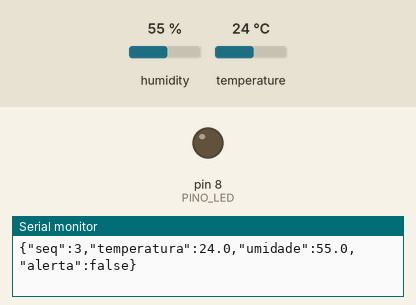
Bench run of a sketch on a simulated Arduino Uno, built with avr-gcc and run on an emulated ATmega328P. On the bench: output pins drawn as LEDs (lit = HIGH), the last lines printed to the serial monitor. The inputs (shaded band) are chosen by the test bench; at power-on: temperature 24 °C, humidity 55 %.

Above: at 6.8 s.
6.9 s: temperature set to 31.5 °C
12.3 s: temperature set to 32.7 °C
At 14.3 s:
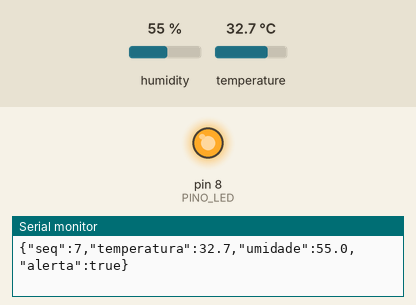
17.7 s: temperature set to 12 °C
At 18.6 s:
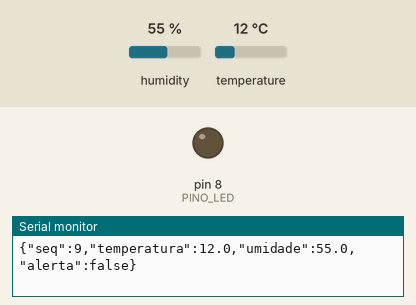
23.1 s: temperature set to 33 °C
At 27.1 s:
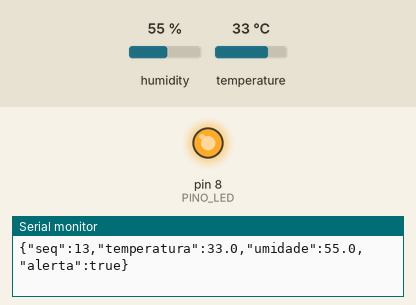
Timing chart, 0 to 28.6 s (numbered marks = the images above; inputs shaded):
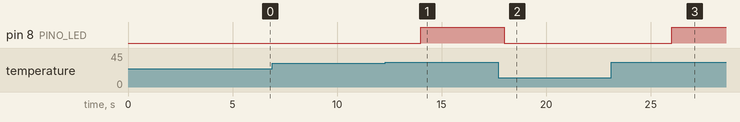

The sketch:

refugio_dht11.ino
```cpp
/*
 * REFÚGIO - Protótipo IoT (Global Solution 2026/2 - CitizenTech)
 * Arduino Uno + DHT11 (circuito físico) ou DHT22 (simulação no Wokwi) + LED
 *
 * - Lê temperatura e umidade a cada 2 segundos, sem delay() bloqueante
 * - Acende o LED quando a temperatura é >= 32 °C (limiar DIDÁTICO, não é
 *   critério oficial de risco à saúde) e apaga abaixo disso
 * - Envia cada leitura pela Serial (USB, 9600 baud) como UM objeto JSON por linha:
 *     {"seq":12,"temperatura":27.0,"umidade":61.0,"alerta":false}
 *     {"seq":13,"erro":"falha_leitura_dht11"}            (falha de leitura)
 *   "seq" começa em 1 a cada reinício e identifica a ordem das tentativas de
 *   leitura. A identificação do ponto (REFUGIO-UNO-01) é enviada na linha de
 *   status ao ligar e acrescentada pelo gateway em cada medição.
 *
 * Biblioteca: "DHT sensor library" (Adafruit) + "Adafruit Unified Sensor"
 */

#include <DHT.h>

// O Wokwi (simulador) não tem DHT11, só DHT22. Para simular, deixe a linha
// abaixo ativa. ANTES do upload para um Arduino físico com DHT11, comente-a
// (// #define SIMULACAO_WOKWI); caso contrário a biblioteca usará o protocolo do DHT22.
#define SIMULACAO_WOKWI

#define PINO_DHT      2       // pino de dados do sensor
#ifdef SIMULACAO_WOKWI
  #define TIPO_DHT    DHT22
#else
  #define TIPO_DHT    DHT11
#endif
#define PINO_LED      8       // LED indicador (com resistor de 220 ohms)
#define LIMIAR_TEMP   32.0    // °C - limiar didático de calor
#define INTERVALO_MS  2000    // datasheets: DHT22 exige >= 2 s entre leituras; 2 s atende os dois sensores

DHT dht(PINO_DHT, TIPO_DHT);
unsigned long ultimaLeitura = 0;
unsigned long sequencia = 0;

void setup() {
  Serial.begin(9600);
  pinMode(PINO_LED, OUTPUT);
  digitalWrite(PINO_LED, LOW);
  dht.begin();
  Serial.println("{\"status\":\"iniciado\",\"dispositivo\":\"REFUGIO-UNO-01\"}");
}

void loop() {
  if (millis() - ultimaLeitura < INTERVALO_MS) return;
  ultimaLeitura = millis();
  sequencia++;

  float umidade = dht.readHumidity();
  float temperatura = dht.readTemperature();

  // Falha de leitura (sensor desconectado ou com defeito)
  if (isnan(umidade) || isnan(temperatura)) {
    digitalWrite(PINO_LED, LOW);
    Serial.print("{\"seq\":");
    Serial.print(sequencia);
    Serial.println(",\"erro\":\"falha_leitura_dht11\"}");
    return;
  }

  // Arredonda para 1 casa ANTES de comparar: assim o valor enviado no JSON e o
  // valor usado para o alerta são o mesmo (ex.: 31.96 vira 32.0 e acende o LED).
  temperatura = round(temperatura * 10.0) / 10.0;
  umidade = round(umidade * 10.0) / 10.0;

  bool alerta = temperatura >= LIMIAR_TEMP;
  digitalWrite(PINO_LED, alerta ? HIGH : LOW);

  // Exemplo: {"seq":12,"temperatura":27.0,"umidade":61.0,"alerta":false}
  Serial.print("{\"seq\":");
  Serial.print(sequencia);
  Serial.print(",\"temperatura\":");
  Serial.print(temperatura, 1);
  Serial.print(",\"umidade\":");
  Serial.print(umidade, 1);
  Serial.print(",\"alerta\":");
  Serial.print(alerta ? "true" : "false");
  Serial.println("}");
}
```

Measured:
- the behaviour switches between 31.9 and 32 °C on temperature (found by bisection; images 0 and 1)
- after the input at 12.3 s, pin 8 (PINO_LED): LOW → HIGH after 1.7 s
- after the input at 17.7 s, pin 8 (PINO_LED): HIGH → LOW after 0.31 s
- after the input at 23.1 s, pin 8 (PINO_LED): LOW → HIGH after 2.9 s
